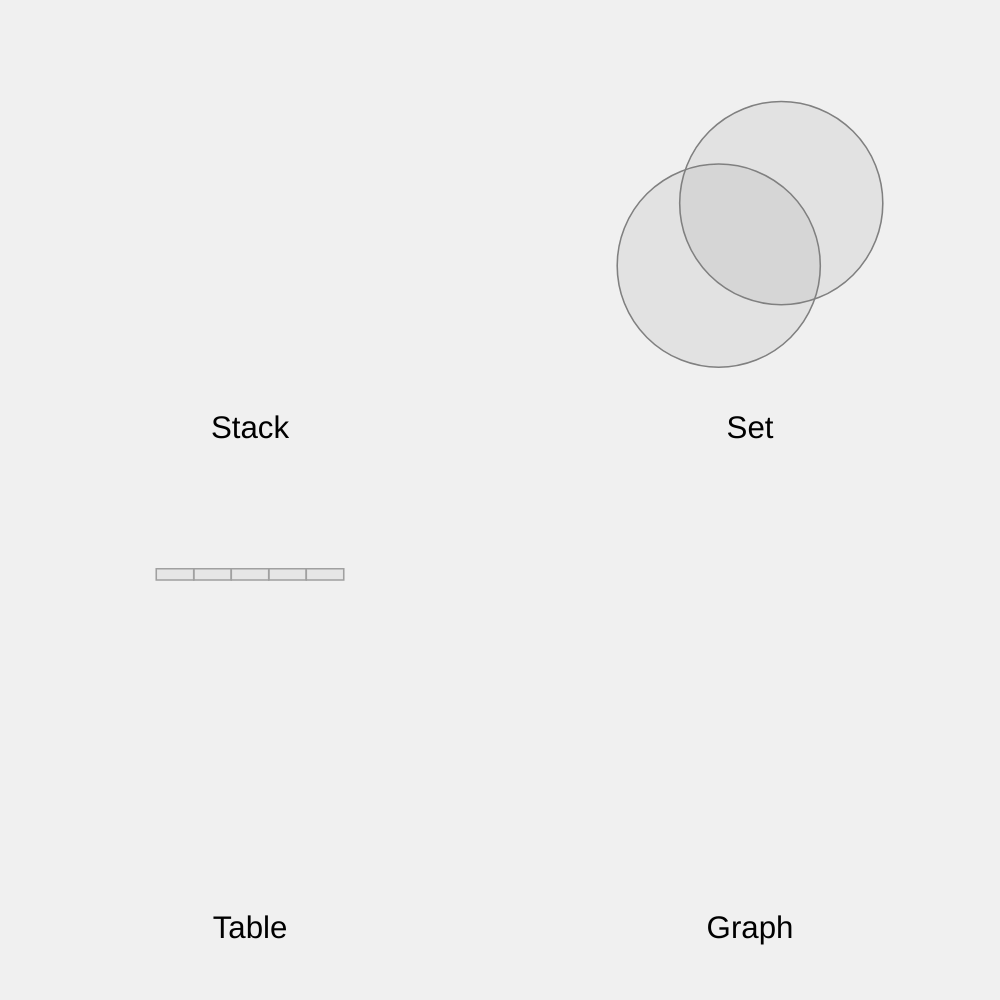
Frame 1 (no input)
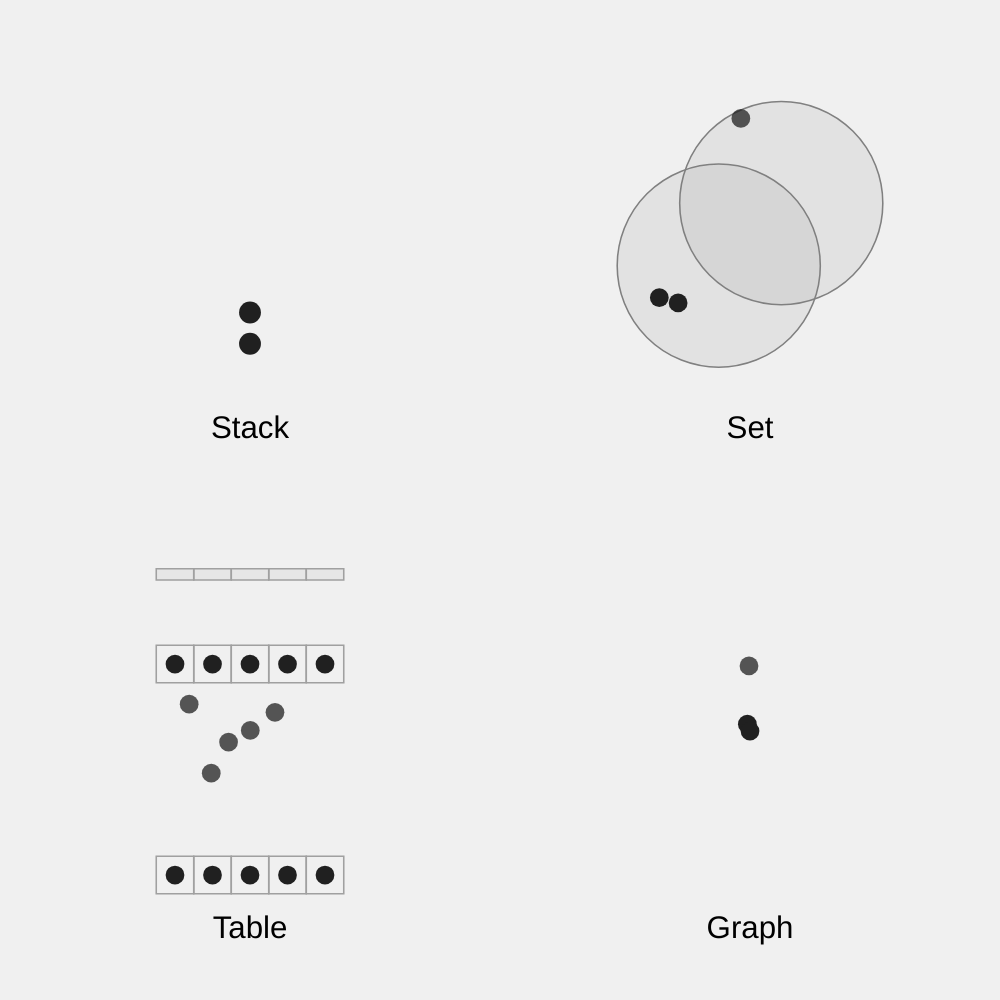
Frame 60 (no input)
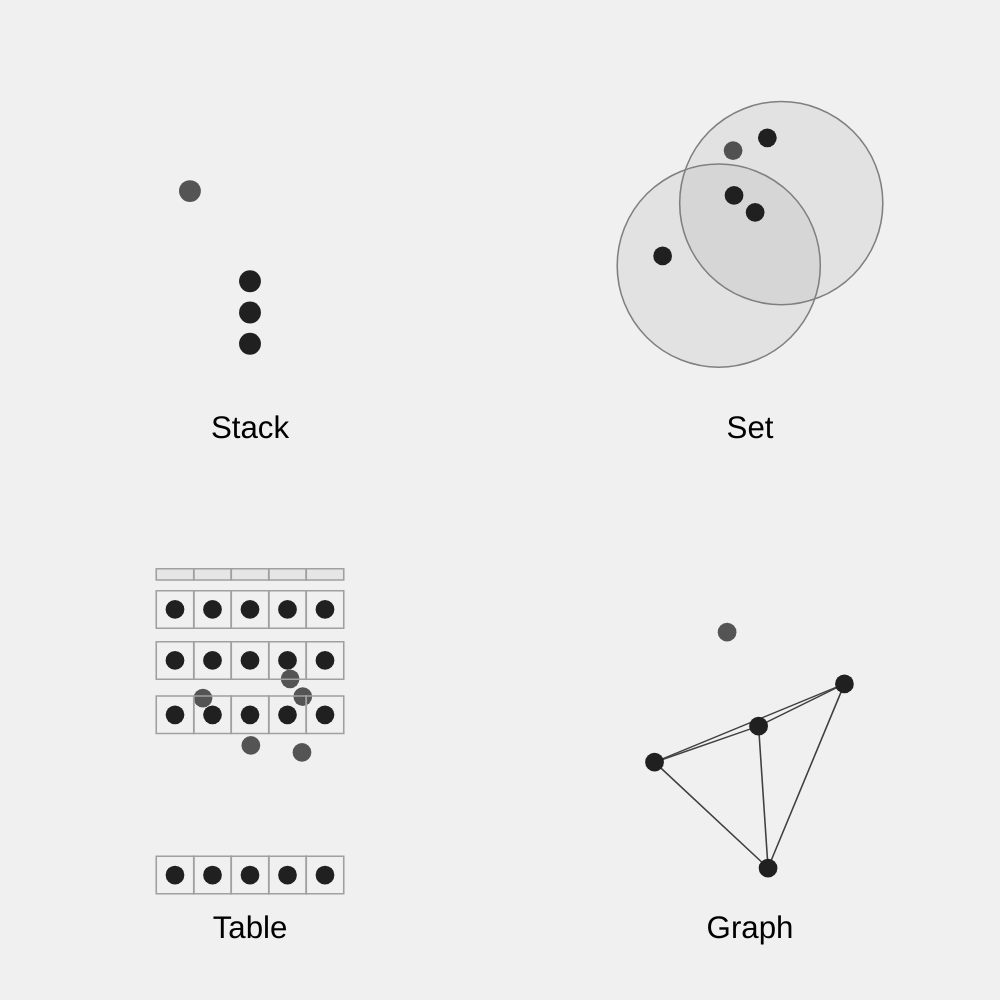
Frame 120 (the mouse pressed at the canvas centre since frame 60)

The p5.js sketch that drew these frames (run headless with seeded random() and noise() and a simulated clock; from frame 60 on, the mouse is pressed at the canvas centre):

// p5.js sketch
// ── sketch.js
/* eslint-disable */

// Title: Data Structures
//thanx fal

// CAUTION: Spaghetti code! (Redundant codes & inconsistent use of Array and Set)


"use strict";
//
// ------------ Circular area -----------------------------
//  Depends on: Physics body
//
class CircularArea {
    constructor(position, radius) {
        this.centerPosition = position;
        this.radius = radius;
    }
    overlap(body) {
        const distance = body.position.dist(this.centerPosition);
        const bodyRadius = 0.5 * body.bodySize;
        if (distance + bodyRadius <= this.radius)
            return 1;
        if (distance >= this.radius + bodyRadius)
            return -1;
        return 0;
    }
    setBodyOnCircumference(body, offsetDistance) {
        const directionAngle = atan2(body.y - this.centerPosition.y, body.x - this.centerPosition.x);
        const distance = this.radius + offsetDistance;
        body.position.set(this.centerPosition.x + distance * cos(directionAngle), this.centerPosition.y + distance * sin(directionAngle));
    }
    keepIn(body, restitution = 1) {
        if (this.overlap(body) === 1)
            return;
        this.setBodyOnCircumference(body, -0.5 * body.bodySize);
        const normalUnitVector = p5.Vector.sub(this.centerPosition, body.position).normalize();
        body.kinematicQuantity.bounce(normalUnitVector, restitution);
    }
    keepOut(body, restitution = 1) {
        if (this.overlap(body) === -1)
            return;
        this.setBodyOnCircumference(body, +0.5 * body.bodySize);
        const normalUnitVector = p5.Vector.sub(body.position, this.centerPosition).normalize();
        body.kinematicQuantity.bounce(normalUnitVector, restitution);
    }
}
//
// ------------ Collection utility (functions for Array, Set) -----------------------
//
function getRandom(array) {
    return array[Math.floor(Math.random() * array.length)];
}
function popRandom(array) {
    return array.splice(Math.floor(Math.random() * array.length), 1)[0];
}
function roundRobin(set, callback) {
    const array = Array.from(set);
    const arrayLength = array.length;
    for (let i = 0, len = arrayLength - 1; i < len; i += 1) {
        for (let k = i + 1, kLen = arrayLength; k < kLen; k += 1) {
            callback(array[i], array[k]);
        }
    }
}
//
// ------------ Data structure visualizer -----------------------------
//
class DataStructureVisualizer {
    setBodyVelocity(body, targetX, targetY, durationFrameCount) {
        const t = durationFrameCount;
        body.setVelocity((targetX - body.x) / t, (targetY - body.y) / t - 0.5 * this.gravityConstant * t);
    }
    constructor(x, y, name) {
        this.isRemoved = false;
        this.gravityConstant = 500 * unitSpeed / IDEAL_FRAME_RATE;
        this.position = createVector(x, y);
        this.name = name;
    }
    draw() {
        translate(this.position.x, this.position.y);
        this.drawAnimation();
        this.drawName();
        translate(-this.position.x, -this.position.y);
    }
    drawName() {
        noStroke();
        fill(0);
        text(this.name, 0, 120 * unitLength);
    }
}
// ------------ Stack -----------
class StackVisualizer extends DataStructureVisualizer {
    constructor(x, y) {
        super(x, y, 'Stack');
        this.elementStack = SpriteArray.create();
        this.pushingElementArray = SpriteArray.create();
        this.poppingElementArray = SpriteArray.create();
        this.nextElementTargetPosition = createVector();
        this.elementIntervalLength = 20 * unitLength;
        this.stackLimitLength = 10;
        this.pushDurationFrameCount = 0.5 * IDEAL_FRAME_RATE;
    }
    step() {
        this.pushingElementArray.step();
        this.poppingElementArray.step();
        this.updatePushingElements();
        this.updatePoppingElements();
        if (frameCount % Math.floor(0.25 * IDEAL_FRAME_RATE) === 0) {
            if (this.isPushable()) {
                if (Math.random() < (1 - this.elementStack.length / this.stackLimitLength)) {
                    this.push();
                }
            }
            if (this.isPoppable()) {
                this.pop();
            }
        }
    }
    drawAnimation() {
        translate(0, 60 * unitLength);
        this.elementStack.draw();
        this.pushingElementArray.draw();
        this.poppingElementArray.draw();
        translate(0, -60 * unitLength);
    }
    push() {
        const pushingElement = new VisualDataElement();
        const x = random(-100, -20) * unitLength;
        const y = random(-200, -100) * unitLength;
        const targetX = 0;
        const targetY = this.nextElementTargetPosition.y;
        const t = this.pushDurationFrameCount;
        pushingElement.body.setPosition(x, y);
        this.setBodyVelocity(pushingElement.body, targetX, targetY, t);
        pushingElement.body.bodySize = 14 * unitLength;
        pushingElement.beginAppear(0.5 * IDEAL_FRAME_RATE);
        this.pushingElementArray.push(pushingElement);
        this.nextElementTargetPosition.sub(0, this.elementIntervalLength);
    }
    pop() {
        const poppingElement = this.elementStack.pop();
        if (!poppingElement)
            return;
        const speed = random(100, 200) * unitSpeed;
        const directionAngle = -QUARTER_PI + random(-0.5 * QUARTER_PI, 0.5 * QUARTER_PI);
        poppingElement.body.setVelocity(speed * cos(directionAngle), speed * sin(directionAngle));
        poppingElement.beginDisappear(0.5 * IDEAL_FRAME_RATE);
        this.poppingElementArray.push(poppingElement);
        this.nextElementTargetPosition.add(0, this.elementIntervalLength);
    }
    isPushable() {
        return (this.pushingElementArray.length + this.elementStack.length) < this.stackLimitLength;
    }
    isPoppable() {
        return this.elementStack.length > 0 && this.pushingElementArray.length === 0;
    }
    updatePushingElements() {
        if (this.pushingElementArray.length === 0)
            return;
        const targetElementPositionY = this.elementStack.length > 0 ?
            this.elementStack[this.elementStack.length - 1].body.y - this.elementIntervalLength : 0;
        for (let i = this.pushingElementArray.length - 1; i >= 0; i -= 1) {
            const pushingElement = this.pushingElementArray[i];
            pushingElement.body.accelerate(0, this.gravityConstant);
            if (pushingElement.properFrameCount >= this.pushDurationFrameCount) {
                pushingElement.body.setPosition(0, targetElementPositionY);
                this.pushingElementArray.splice(i, 1);
                this.elementStack.push(pushingElement);
            }
        }
    }
    updatePoppingElements() {
        if (this.poppingElementArray.length === 0)
            return;
        for (let i = this.poppingElementArray.length - 1; i >= 0; i -= 1) {
            this.poppingElementArray[i].body.accelerate(0, this.gravityConstant);
        }
    }
}
// ------------ Table -----------
class TableVisualizer extends DataStructureVisualizer {
    constructor(x, y) {
        super(x, y, 'Table');
        this.elementArray = SpriteArray.create();
        this.tupleArray = SpriteArray.create();
        this.deletingTupleArray = SpriteArray.create();
        this.tupleArrayLimitLength = 6;
        this.tupleIntervalLength = 32 * unitLength;
        this.insertDurationFrameCount = 0.5 * IDEAL_FRAME_RATE;
        this.tupleFieldCount = 5;
        this.elementIntervalLength = 24 * unitLength;
        this.elementSize = 12 * unitLength;
        this.tupleCreatingPositionX = 0 * unitLength;
        this.tupleCreatingOffsetPositionXArray = [];
        for (let i = 0; i < this.tupleFieldCount; i += 1) {
            const x = (-0.5 * (this.tupleFieldCount - 1) + i) * this.elementIntervalLength;
            this.tupleCreatingOffsetPositionXArray.push(x);
        }
        this.tupleCreatingPositionY = 80 * unitLength;
        this.tupleTopRelativePositionY = -170 * unitLength;
        this.tupleFrameShapeColor = new NoFillShapeColor(color(160));
        this.tupleFrameDrawBodyShape = (body) => {
            rectMode(CENTER);
            for (let i = 0; i < this.tupleFieldCount; i += 1) {
                const offsetX = this.tupleCreatingOffsetPositionXArray[i];
                rect(body.x + offsetX, body.y, this.elementIntervalLength, this.elementIntervalLength);
            }
            rectMode(CORNER);
        };
        const header = new VisualDataElement();
        header.body.setPosition(0, this.tupleCreatingPositionY + this.tupleTopRelativePositionY - 0.7 * this.tupleIntervalLength);
        header.shapeColor = new ShapeColor(color(160), color(160, 32));
        header.drawBodyShape = (body) => {
            rectMode(CENTER);
            for (let i = 0; i < this.tupleFieldCount; i += 1) {
                const offsetX = this.tupleCreatingOffsetPositionXArray[i];
                rect(body.x + offsetX, body.y, this.elementIntervalLength, 0.3 * this.elementIntervalLength);
            }
            rectMode(CORNER);
        };
        this.headerElement = header;
    }
    step() {
        this.elementArray.step();
        this.tupleArray.step();
        this.deletingTupleArray.step();
        this.updateElements();
        this.updateTuples();
        if (frameCount % Math.floor(0.25 * IDEAL_FRAME_RATE) === 0) {
            if (this.isInsertable()) {
                if (Math.random() < (1 - this.tupleArray.length / this.tupleArrayLimitLength)) {
                    this.insert();
                }
            }
            if (this.isDeletable()) {
                this.delete();
            }
        }
    }
    drawAnimation() {
        this.headerElement.draw();
        this.elementArray.draw();
        this.tupleArray.draw();
        this.deletingTupleArray.draw();
    }
    updateElements() {
        for (let i = this.elementArray.length - 1; i >= 0; i -= 1) {
            const eachElement = this.elementArray[i];
            const spriteArray = eachElement.getAllLeafElements();
            for (const eachSprite of spriteArray) {
                eachSprite.body.accelerate(0, this.gravityConstant);
            }
            if (eachElement.properFrameCount >= this.insertDurationFrameCount) {
                for (let i = 0; i < this.tupleFieldCount; i += 1) {
                    spriteArray[i].body.setPosition(this.tupleCreatingOffsetPositionXArray[i], this.tupleCreatingPositionY);
                    spriteArray[i].body.setVelocity(0, 0);
                }
                const frameSprite = new VisualDataElement();
                frameSprite.body.setPosition(this.tupleCreatingPositionX, this.tupleCreatingPositionY);
                frameSprite.shapeColor = this.tupleFrameShapeColor;
                frameSprite.drawBodyShape = this.tupleFrameDrawBodyShape;
                eachElement.add(frameSprite);
                eachElement.isMovable = true;
                this.tupleArray.push(this.elementArray.splice(i, 1)[0]);
            }
        }
    }
    updateTuples() {
        for (let i = this.tupleArray.length - 1; i >= 0; i -= 1) {
            const tuplePosition = this.tupleArray[i].kinematicQuantity.position;
            const tupleVelocity = this.tupleArray[i].kinematicQuantity.velocity;
            const targetY = (i === 0) ? this.tupleTopRelativePositionY :
                this.tupleArray[i - 1].kinematicQuantity.position.y + this.tupleIntervalLength;
            tupleVelocity.y = 0.1 * (targetY - tuplePosition.y);
        }
    }
    insert() {
        const compositeElement = new CompositeVisualDataElement();
        const targetY = this.tupleCreatingPositionY;
        const t = this.insertDurationFrameCount;
        for (let i = 0; i < this.tupleFieldCount; i += 1) {
            const newElement = new VisualDataElement();
            const x = random(-100, 100) * unitLength;
            const y = random(-150, 0) * unitLength;
            const targetX = this.tupleCreatingPositionX + this.tupleCreatingOffsetPositionXArray[i];
            newElement.body.setPosition(x, y);
            this.setBodyVelocity(newElement.body, targetX, targetY, t);
            newElement.body.bodySize = this.elementSize;
            compositeElement.add(newElement);
        }
        compositeElement.beginAppear(0.5 * IDEAL_FRAME_RATE);
        this.elementArray.push(compositeElement);
    }
    delete() {
        let index = null;
        for (let i = 0, len = this.tupleArray.length; i < len; i += 1) {
            if (this.tupleArray[i].kinematicQuantity.velocity.y < -10 * unitSpeed)
                continue;
            if (Math.random() < 0.2) {
                index = i;
                break;
            }
        }
        if (index === null)
            return;
        const deletingTuple = this.tupleArray[index];
        deletingTuple.beginDisappear(0.25 * IDEAL_FRAME_RATE);
        deletingTuple.kinematicQuantity.velocity.set(100 * unitSpeed, 0);
        this.deletingTupleArray.push(this.tupleArray.splice(index, 1)[0]);
    }
    isInsertable() {
        return (this.tupleArray.length + this.elementArray.length) < this.tupleArrayLimitLength;
    }
    isDeletable() {
        return this.tupleArray.length > 0 && this.elementArray.length === 0;
    }
}
// ------------ Set -----------
class SetVisualizer extends DataStructureVisualizer {
    constructor(x, y) {
        super(x, y, 'Set');
        // Arrays
        this.elementArray = SpriteArray.create();
        this.addingElementArray = SpriteArray.create();
        this.deletingElementArray = SpriteArray.create();
        // VisualSetElement
        const displaySize = 130 * unitLength;
        const offsetDistance = 20 * unitLength;
        const setPositionY = -10 * unitLength;
        this.elementSetA = new VisualSetElement(-offsetDistance, setPositionY + offsetDistance, displaySize);
        this.elementSetB = new VisualSetElement(+offsetDistance, setPositionY - offsetDistance, displaySize);
        // Constants
        this.elementLimitCount = 16;
        this.addDurationFrameCount = 0.5 * IDEAL_FRAME_RATE;
        // Target positions
        this.targetPositionArray = [];
        const targetOffsetPosition = 0.2 * displaySize;
        this.targetPositionArray.push(createVector(this.elementSetA.position.x - targetOffsetPosition, this.elementSetA.position.y + targetOffsetPosition));
        this.targetPositionArray.push(createVector(this.elementSetB.position.x + targetOffsetPosition, this.elementSetB.position.y - targetOffsetPosition));
        this.targetPositionArray.push(p5.Vector.add(this.elementSetA.position, this.elementSetB.position).mult(0.5));
    }
    step() {
        this.elementArray.step();
        this.addingElementArray.step();
        this.deletingElementArray.step();
        this.updateAddingElements();
        this.updateDeletingElements();
        this.elementSetA.constrainElementsPosition(this.elementArray);
        this.elementSetB.constrainElementsPosition(this.elementArray);
        if (frameCount % Math.floor(0.25 * IDEAL_FRAME_RATE) === 0) {
            if (Math.random() < 1 - this.elementArray.length / this.elementLimitCount) {
                this.add();
            }
            else {
                if (Math.random() < 0.5)
                    this.delete();
            }
        }
    }
    drawAnimation() {
        this.elementSetA.draw();
        this.elementSetB.draw();
        this.elementArray.draw();
        this.addingElementArray.draw();
        this.deletingElementArray.draw();
    }
    updateAddingElements() {
        for (let i = this.addingElementArray.length - 1; i >= 0; i -= 1) {
            const element = this.addingElementArray[i];
            element.body.accelerate(0, this.gravityConstant);
            if (element.properFrameCount >= this.addDurationFrameCount) {
                element.body.velocity.set(p5.Vector.random2D().mult(50 * unitSpeed));
                if (this.elementSetA.overlap(element) >= 0)
                    this.elementSetA.add(element);
                if (this.elementSetB.overlap(element) >= 0)
                    this.elementSetB.add(element);
                this.elementArray.push(this.addingElementArray.splice(i, 1)[0]);
            }
        }
    }
    updateDeletingElements() {
        for (let i = this.deletingElementArray.length - 1; i >= 0; i -= 1) {
            const element = this.deletingElementArray[i];
            element.body.accelerate(0, this.gravityConstant);
        }
    }
    add() {
        const newElement = new VisualDataElement();
        const targetPosition = getRandom(this.targetPositionArray);
        newElement.body.bodySize = 12 * unitLength;
        newElement.body.position.set(random(-100, 0), random(-170, -100));
        this.setBodyVelocity(newElement.body, targetPosition.x, targetPosition.y, this.addDurationFrameCount);
        newElement.beginAppear(0.5 * IDEAL_FRAME_RATE);
        this.addingElementArray.push(newElement);
    }
    delete() {
        const deletingElement = popRandom(this.elementArray);
        const speed = 200 * unitSpeed;
        const directionAngle = random(PI + QUARTER_PI, PI + HALF_PI + QUARTER_PI);
        deletingElement.body.velocity.add(speed * cos(directionAngle), speed * sin(directionAngle));
        deletingElement.beginDisappear(0.5 * IDEAL_FRAME_RATE);
        this.elementSetA.delete(deletingElement);
        this.elementSetB.delete(deletingElement);
        this.deletingElementArray.push(deletingElement);
    }
}
class VisualSetElement {
    constructor(x, y, displaySize) {
        this.isRemoved = false;
        this.position = createVector(x, y);
        this.dataElementSet = new Set();
        this.diameter = displaySize;
        this.radius = 0.5 * this.diameter;
        this.shapeColor = new ShapeColor(color(128), color(128, 32));
        this.area = new CircularArea(this.position, this.radius);
    }
    step() {
    }
    draw() {
        this.shapeColor.apply();
        ellipse(this.position.x, this.position.y, this.diameter, this.diameter);
    }
    add(element) {
        this.dataElementSet.add(element);
    }
    delete(element) {
        this.dataElementSet.delete(element);
    }
    overlap(element) {
        return this.area.overlap(element.body);
    }
    constrainElementsPosition(array) {
        for (const element of array) {
            if (this.dataElementSet.has(element)) {
                this.area.keepIn(element.body);
            }
            else {
                this.area.keepOut(element.body);
            }
        }
    }
}
// ------------ Graph -----------
class GraphVisualizer extends DataStructureVisualizer {
    constructor(x, y) {
        super(x, y, 'Graph');
        // Graph and Arrays
        this.graph = new VisualGraph();
        this.addingElementArray = SpriteArray.create();
        this.deletingElementArray = SpriteArray.create();
        // Constants
        this.elementLimitCount = 8;
        this.addDurationFrameCount = 0.5 * IDEAL_FRAME_RATE;
        this.targetPosition = createVector(0, -10 * unitLength);
    }
    step() {
        this.graph.step();
        this.addingElementArray.step();
        this.deletingElementArray.step();
        this.updateAddingElements();
        this.updateDeletingElements();
        if (frameCount % Math.floor(0.25 * IDEAL_FRAME_RATE) === 0) {
            if (Math.random() < 1 - this.graph.nodeSet.size / this.elementLimitCount) {
                this.add();
            }
            else {
                if (Math.random() < 0.3)
                    this.delete();
            }
        }
    }
    drawAnimation() {
        this.graph.draw();
        this.addingElementArray.draw();
        this.deletingElementArray.draw();
    }
    updateAddingElements() {
        for (let i = this.addingElementArray.length - 1; i >= 0; i -= 1) {
            this.addingElementArray[i].body.accelerate(0, this.gravityConstant);
            if (this.addingElementArray[i].properFrameCount >= this.addDurationFrameCount) {
                this.completeAdd(i);
            }
        }
    }
    completeAdd(elementIndex) {
        const element = this.addingElementArray[elementIndex];
        element.body.velocity.set(random(-1, 1), random(-1, 1));
        element.body.setFriction(0.1);
        const adjacentElement = this.graph.nodeSet.getRandomSubset(3);
        this.graph.nodeSet.add(this.addingElementArray.splice(elementIndex, 1)[0]);
        for (const eachAdjacentElement of adjacentElement) {
            this.graph.edgeSet.add(new VisualEdge(element, eachAdjacentElement));
        }
    }
    updateDeletingElements() {
        for (let i = this.deletingElementArray.length - 1; i >= 0; i -= 1) {
            const element = this.deletingElementArray[i];
            element.body.accelerate(0, this.gravityConstant);
        }
    }
    add() {
        const newElement = new VisualDataElement();
        newElement.body.bodySize = 12 * unitLength;
        newElement.body.position.set(random(-100, 0), random(-170, -100));
        this.setBodyVelocity(newElement.body, this.targetPosition.x, this.targetPosition.y, this.addDurationFrameCount);
        newElement.beginAppear(0.5 * IDEAL_FRAME_RATE);
        this.addingElementArray.push(newElement);
    }
    delete(element) {
        let deletingElement;
        if (element) {
            this.graph.deleteNode(element);
            deletingElement = element;
        }
        else {
            deletingElement = this.graph.popRandom();
        }
        const speed = 200 * unitSpeed;
        const directionAngle = random(PI + QUARTER_PI, PI + HALF_PI + QUARTER_PI);
        deletingElement.body.velocity.add(speed * cos(directionAngle), speed * sin(directionAngle));
        deletingElement.body.setFriction(0);
        deletingElement.beginDisappear(0.5 * IDEAL_FRAME_RATE);
        this.deletingElementArray.push(deletingElement);
        // delete other isolated elements
        for (const eachElement of this.graph.nodeSet) {
            if (this.graph.nodeSet.size <= 3)
                break;
            if (this.graph.getIncidentEdgeSet(eachElement).size === 0)
                this.delete(eachElement);
        }
    }
}
class VisualGraph {
    constructor() {
        this.nodeSet = new SpriteSet();
        this.edgeSet = new SpriteSet();
        this.area = new CircularArea(createVector(0, -10 * unitLength), 100 * unitLength);
    }
    getIncidentEdgeSet(element) {
        const array = new SpriteSet();
        for (const edge of this.edgeSet) {
            if (edge.isIncidentTo(element))
                array.add(edge);
        }
        return array;
    }
    deleteNode(element) {
        this.deleteIncidentEdges(element);
        this.nodeSet.delete(element);
    }
    deleteIncidentEdges(element) {
        const edgeSet = this.getIncidentEdgeSet(element);
        for (const eachEdge of edgeSet) {
            eachEdge.isRemoved = true;
            this.edgeSet.delete(eachEdge);
        }
    }
    step() {
        this.edgeSet.step();
        roundRobin(this.nodeSet, this.applyCoulombForce);
        this.nodeSet.step();
        for (const element of this.nodeSet) {
            this.area.keepIn(element.body, 0);
        }
    }
    draw() {
        this.edgeSet.draw();
        this.nodeSet.draw();
    }
    popRandom() {
        const element = this.nodeSet.popRandom();
        const edgeSet = this.getIncidentEdgeSet(element);
        for (const eachEdge of edgeSet) {
            eachEdge.isRemoved = true;
            this.edgeSet.delete(eachEdge);
        }
        return element;
    }
    applyCoulombForce(element, otherElement) {
        element.body.attract(otherElement.body, -0.2);
    }
}
//
// ------------ Frame counter -----------------------------
//
class FrameCounter {
    constructor(on, duration) {
        this.isOn = on;
        this.count = 0;
        this.durationFrameCount = duration || null;
    }
    on(duration) {
        this.isOn = true;
        this.durationFrameCount = duration || null;
    }
    off() {
        this.isOn = false;
    }
    reset() {
        this.count = 0;
    }
    step() {
        if (!this.isOn)
            return;
        this.count += 1;
        if (this.isCompleted())
            this.isOn = false;
    }
    getProgressRatio() {
        if (this.durationFrameCount)
            return constrain(this.count / this.durationFrameCount, 0, 1);
        else
            return 0;
    }
    isCompleted() {
        if (this.durationFrameCount)
            return this.count > this.durationFrameCount;
        else
            return false;
    }
    mod(divisor) {
        return this.count % divisor;
    }
}
//
// ------------ Kinematic quantity -----------------------------
//
class KinematicQuantity {
    constructor() {
        this.position = createVector();
        this.velocity = createVector();
    }
    step() {
        this.position.add(this.velocity);
    }
    bounce(normalUnitVector, restitution = 1) {
        this.velocity.add(p5.Vector.mult(normalUnitVector, (1 + restitution) * p5.Vector.dot(this.velocity, p5.Vector.mult(normalUnitVector, -1))));
    }
}
//
// ------------ Physics body -----------------------------
//  Depends on: Kinematic quantity
//
class PhysicsBody {
    constructor() {
        this.kinematicQuantity = new KinematicQuantity();
        this.bodySize = 1;
        this.collisionRadius = 0.5 * this.bodySize;
        this.hasFriction = false;
        this.decelerationFactor = 1;
    }
    get position() {
        return this.kinematicQuantity.position;
    }
    get x() {
        return this.kinematicQuantity.position.x;
    }
    get y() {
        return this.kinematicQuantity.position.y;
    }
    get velocity() {
        return this.kinematicQuantity.velocity;
    }
    get vx() {
        return this.kinematicQuantity.velocity.x;
    }
    get vy() {
        return this.kinematicQuantity.velocity.y;
    }
    setPosition(x, y) {
        this.kinematicQuantity.position.set(x, y);
    }
    setVelocity(vx, vy) {
        this.kinematicQuantity.velocity.set(vx, vy);
    }
    setFriction(constant) {
        if (constant === 0) {
            this.hasFriction = false;
            return;
        }
        this.hasFriction = true;
        this.decelerationFactor = 1 - constant;
    }
    step() {
        this.kinematicQuantity.step();
        if (this.hasFriction) {
            this.kinematicQuantity.velocity.mult(this.decelerationFactor);
        }
    }
    accelerate(x, y) {
        this.kinematicQuantity.velocity.add(x, y);
    }
    collide(other) {
        return true;
    }
    attract(other, factor) {
        const relativePosition = createVector(other.position.x - this.position.x, other.position.y - this.position.y);
        const magnitude = factor / Math.min(1, relativePosition.magSq());
        const direction = relativePosition.normalize();
        const acceleration = direction.mult(magnitude);
        this.velocity.add(acceleration);
        other.velocity.sub(acceleration);
    }
}
//
// --------- ShapeColor (Composite of fill & stroke) -------------
//
class AbstractShapeColor {
    static createAlphaColorArray(c) {
        const array = [];
        for (let alphaValue = 0; alphaValue <= 255; alphaValue += 1) {
            array.push(color(red(c), green(c), blue(c), alpha(c) * alphaValue / 255));
        }
        return array;
    }
}
class ShapeColor extends AbstractShapeColor {
    constructor(strokeColor, fillColor) {
        super();
        this.strokeColorArray = AbstractShapeColor.createAlphaColorArray(strokeColor);
        this.fillColorArray = AbstractShapeColor.createAlphaColorArray(fillColor);
    }
    apply(alphaValue = 255) {
        const index = Math.floor(constrain(alphaValue, 0, 255));
        stroke(this.strokeColorArray[index]);
        fill(this.fillColorArray[index]);
    }
}
class NoStrokeShapeColor extends AbstractShapeColor {
    constructor(fillColor) {
        super();
        this.fillColorArray = AbstractShapeColor.createAlphaColorArray(fillColor);
    }
    apply(alphaValue = 255) {
        noStroke();
        const index = Math.floor(constrain(alphaValue, 0, 255));
        fill(this.fillColorArray[index]);
    }
}
class NoFillShapeColor extends AbstractShapeColor {
    constructor(strokeColor) {
        super();
        this.strokeColorArray = AbstractShapeColor.createAlphaColorArray(strokeColor);
    }
    apply(alphaValue = 255) {
        const index = Math.floor(constrain(alphaValue, 0, 255));
        stroke(this.strokeColorArray[index]);
        noFill();
    }
}
class NullShapeColor extends AbstractShapeColor {
    apply() { }
}
//
// ------------ Global variables ------------------------------
//
p5.disableFriendlyErrors = true;
const IDEAL_FRAME_RATE = 60;
const UNIT_ANGLE_VELOCITY = (2 * Math.PI) / IDEAL_FRAME_RATE;
let unitLength;
let unitSpeed;
const visualizerSet = new Set();
//
// ------------ Setup & Draw etc. ---------------------------------------
//
function setup() {
    const canvasSideLength = Math.min(windowWidth, windowHeight);
    createCanvas(canvasSideLength, canvasSideLength);
    frameRate(IDEAL_FRAME_RATE);
    unitLength = Math.min(width, height) / 640;
    unitSpeed = unitLength / IDEAL_FRAME_RATE;
    strokeWeight(Math.max(1, 1 * unitLength));
    textAlign(CENTER);
    textSize(20 * unitLength);
    visualizerSet.add(new StackVisualizer(0.25 * width, 0.25 * height));
    visualizerSet.add(new SetVisualizer(0.75 * width, 0.25 * height));
    visualizerSet.add(new TableVisualizer(0.25 * width, 0.75 * height));
    visualizerSet.add(new GraphVisualizer(0.75 * width, 0.75 * height));
}
function draw() {
    background(240);
    for (const visualizer of visualizerSet) {
        visualizer.step();
        visualizer.draw();
    }
}
function keyPressed() {
    if (keyCode === 80)
        noLoop(); // 80: 'P'
}
function keyReleased() {
    if (keyCode === 80)
        loop(); // 80: 'P'
}
//
// ------------ Sprite -------------------------------------
//  Depends on: Collection utility
//
class SpriteArray extends Array {
    constructor() {
        super();
    }
    static create() {
        return Object.create(SpriteArray.prototype);
    }
    step() {
        for (let i = this.length - 1; i >= 0; i -= 1) {
            this[i].step();
            if (this[i].isRemoved)
                this.splice(i, 1);
        }
    }
    draw() {
        for (let i = this.length - 1; i >= 0; i -= 1) {
            this[i].draw();
        }
    }
}
class SpriteSet extends Set {
    constructor() {
        super(...arguments);
        this.stepSprite = (sprite) => {
            sprite.step();
            if (sprite.isRemoved)
                this.delete(sprite);
        };
        this.drawSprite = (sprite) => {
            sprite.draw();
        };
    }
    getRandom() {
        return getRandom(Array.from(this));
    }
    popRandom() {
        const sprite = this.getRandom();
        this.delete(sprite);
        return sprite;
    }
    getRandomSubset(size) {
        const newSet = new SpriteSet();
        const temporalArray = Array.from(this);
        const len = Math.min(size, this.size);
        for (let i = 0; i < len; i += 1) {
            newSet.add(popRandom(temporalArray));
        }
        return newSet;
    }
    step() {
        this.forEach(this.stepSprite);
    }
    draw() {
        this.forEach(this.drawSprite);
    }
}
//
// ------------ Visual data element ---------------------------------------
//
class AbstractVisualDataElement {
    constructor() {
        this.properFrameCount = 0;
        this.appearingFrameCounter = new FrameCounter(false);
        this.disappearingFrameCounter = new FrameCounter(false);
    }
    step() {
        this.stepElement(this);
        this.appearingFrameCounter.step();
        this.disappearingFrameCounter.step();
        if (this.disappearingFrameCounter.isCompleted())
            this.isRemoved = true;
        this.properFrameCount += 1;
    }
    draw() {
        this.drawElement(this);
    }
    getAlpha(element) {
        if (element.appearingFrameCounter.isOn) {
            return (-sq(element.getAppearingRatio() - 1) + 1) * 255;
        }
        else if (element.disappearingFrameCounter.isOn) {
            return (1 - sq(element.getDisappearingRatio())) * 255;
        }
        else {
            return 255;
        }
    }
    beginAppear(duration) {
        this.appearingFrameCounter.on(duration);
    }
    beginDisappear(duration) {
        this.disappearingFrameCounter.on(duration);
    }
    getAppearingRatio() {
        return this.appearingFrameCounter.getProgressRatio();
    }
    getDisappearingRatio() {
        return this.disappearingFrameCounter.getProgressRatio();
    }
}
class VisualDataElement extends AbstractVisualDataElement {
    constructor() {
        super();
        this.body = new PhysicsBody();
        this.drawBodyShape = VisualDataElement.defaultDrawBodyShape;
        this.shapeColor = new NoStrokeShapeColor(color(32));
    }
    stepElement(element) {
        element.body.step();
    }
    drawElement(element, parentElementAlpha = 255) {
        const alphaValue = this.getAlpha(this) * parentElementAlpha / 255;
        element.shapeColor.apply(alphaValue);
        element.drawBodyShape(element.body);
    }
}
VisualDataElement.defaultDrawBodyShape = (body) => {
    ellipse(body.x, body.y, body.bodySize, body.bodySize);
};
class CompositeVisualDataElement extends AbstractVisualDataElement {
    constructor() {
        super();
        this.isMovable = false;
        this.kinematicQuantity = new PhysicsBody();
        this.centerPosition = createVector();
        this.childElementArray = SpriteArray.create();
    }
    add(element) {
        this.childElementArray.push(element);
    }
    stepElement(element) {
        element.childElementArray.step();
        this.kinematicQuantity.step();
    }
    drawElement(element, parentElementAlpha = 255) {
        if (this.isMovable) {
            translate(this.kinematicQuantity.position.x, this.kinematicQuantity.position.y);
        }
        const alphaValue = this.getAlpha(this) * parentElementAlpha / 255;
        for (const eachElement of element.childElementArray) {
            eachElement.drawElement(eachElement, alphaValue);
        }
        if (this.isMovable) {
            translate(-this.kinematicQuantity.position.x, -this.kinematicQuantity.position.y);
        }
    }
    getAllLeafElements() {
        const spriteArray = SpriteArray.create();
        for (const eachElement of this.childElementArray) {
            if (eachElement instanceof VisualDataElement) {
                spriteArray.push(eachElement);
            }
            else if (eachElement instanceof CompositeVisualDataElement) {
                Array.prototype.push.apply(spriteArray, eachElement.getAllLeafElements());
            }
        }
        return spriteArray;
    }
    updateCenterPosition() {
        const spriteArray = this.getAllLeafElements();
        let minX = spriteArray[0].body.x;
        let maxX = spriteArray[0].body.x;
        let minY = spriteArray[0].body.y;
        let maxY = spriteArray[0].body.y;
        for (let i = 1, len = spriteArray.length; i < len; i += 1) {
            const currentX = spriteArray[i].body.x;
            const currentY = spriteArray[i].body.y;
            if (currentX < minX)
                minX = currentX;
            if (currentX > maxX)
                maxX = currentX;
            if (currentY < minY)
                minY = currentY;
            if (currentY > maxY)
                maxY = currentY;
        }
        this.centerPosition.set(0.5 * (minX + maxX), 0.5 * (minY + maxY));
    }
}
class VisualEdge {
    constructor(nodeA, nodeB) {
        this.nodeA = nodeA;
        this.nodeB = nodeB;
        this.isRemoved = false;
        this.strokeColor = color(64);
        this.equilibriumLength = 70 * unitLength;
        this.springConstant = 0.005;
    }
    isIncidentTo(element) {
        return element === this.nodeA || element === this.nodeB;
    }
    step() {
        const bodyA = this.nodeA.body;
        const bodyB = this.nodeB.body;
        const direction = p5.Vector.sub(bodyB.position, bodyA.position).normalize();
        const stretch = bodyA.position.dist(bodyB.position) - this.equilibriumLength;
        const kx = this.springConstant * stretch;
        bodyB.accelerate(-kx * direction.x, -kx * direction.y);
        bodyA.accelerate(+kx * direction.x, +kx * direction.y);
    }
    draw() {
        stroke(this.strokeColor);
        line(this.nodeA.body.x, this.nodeA.body.y, this.nodeB.body.x, this.nodeB.body.y);
    }
}
